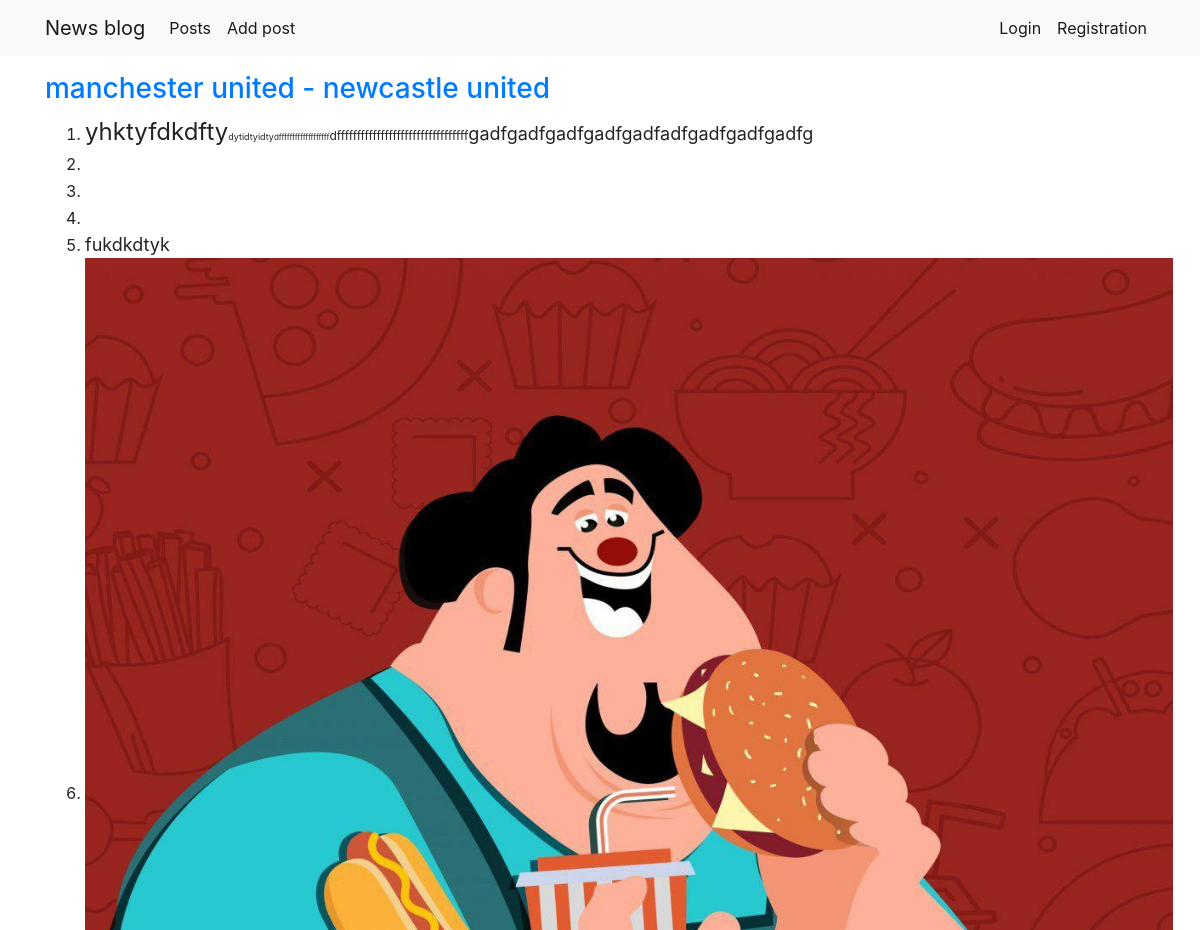
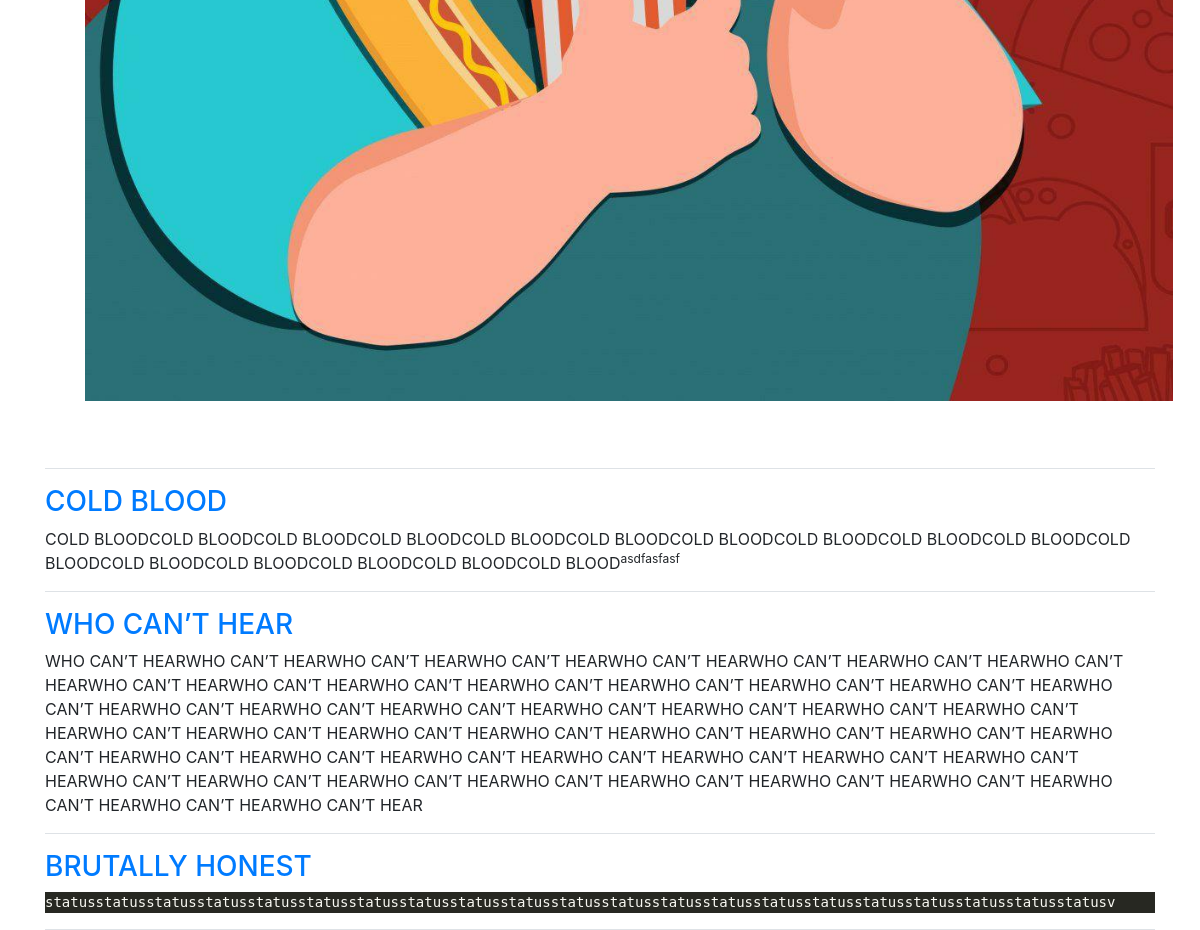
The page / on the database its author committed (2 pictures, top to bottom).
### blog/models.py (models this page shows, shortened)
class Post(models.Model):
    title = models.CharField(max_length=200, unique=True)
    slug = models.SlugField(max_length=200, unique=True, db_index=True)
    author = models.ForeignKey(
        CustomUser, on_delete=models.CASCADE, related_name='blog_posts')
    updated_on = models.DateTimeField(auto_now=True)
    content = models.TextField()
    created_on = models.DateTimeField(auto_now_add=True)
    status = models.IntegerField(choices=STATUS, default=0)
    class Meta:
        ordering = ['-created_on']

### blog/views.py (the view)
# urls.py: path('', views.get_index, name='index'),
def get_index(request):
    posts = Post.objects.filter(status=1).all()
    return render(request, 'blog/index.html', {'posts': posts})

### blog/templates/blog/index.html
{% extends 'base.html' %}
{% load crispy_forms_tags %}
{% block content %}
{% for post in posts %}
<div class="mt-3 border-bottom">
    <a href="{% url 'post' slug=post.slug %}"><h3>{{ post.title }}</h3></a>
{{ post.content|safe }}
</div>
{% endfor %}
{% endblock %}

### templates/base.html (shortened to what this page needs)
<!doctype html>
<html lang="en">
  <head>
    <link rel="stylesheet" href="https://stackpath.bootstrapcdn.com/bootstrap/4.4.1/css/bootstrap.min.css">
  </head>
  <body>
<nav class="navbar navbar-expand-lg navbar-light bg-light">
<div class="container">
  <a class="navbar-brand" href="{% url 'index' %}">News blog</a>
  <div class="collapse navbar-collapse" id="navbarSupportedContent">
    <ul class="navbar-nav mr-auto">
      <li class="nav-item active">
        <a class="nav-link" href="{% url 'index' %}">Posts</a>
      </li>
        <li class="nav-item active">
        <a class="nav-link" href="{% url 'add_post' %}">Add post</a>
      </li>
    </ul>
    <ul class="navbar-nav ml-auto">
        {% if user.is_authenticated %}
        <li class="nav-item active">
        <a class="nav-link" href="{% url 'logout' %}">Logout</a>
      </li>
        {% else %}
      <li class="nav-item active">
        <a class="nav-link" href="{% url 'login' %}">Login</a>
      </li>
      <li class="nav-item active">
        <a class="nav-link" href="{% url 'registration' %}">Registration</a>
      </li>
        {% endif %}
    </ul>
  </div>
</div>
</nav>
  <div class="container">
      {% block content %}
      {% endblock %}
  </div>
  </body>
</html>

### rows shown on the page
Post: title "manchester united - newcastle united", content "yhktyfdkdfty dytidtyidty dfffffffffffffffffff dfffffffffffffffffffffffffffffffff gadfgadfgadfgadfgadfadfgadfgadfgadfg fukdkdtyk", content (picture)
Post: title "COLD BLOOD", content "COLD BLOODCOLD BLOODCOLD BLOODCOLD BLOODCOLD BLOODCOLD BLOODCOLD BLOODCOLD BLOODCOLD BLOODCOLD BLOODCOLD BLOODCOLD BLOODCOLD BLOODCOLD BLOODCOLD BLOODCOLD BLOOD asdfasfasf"
Post: title "WHO CAN’T HEAR", content "WHO CAN’T HEARWHO CAN’T HEARWHO CAN’T HEARWHO CAN’T HEARWHO CAN’T HEARWHO CAN’T HEARWHO CAN’T HEARWHO CAN’T HEARWHO CAN’T HEARWHO CAN’T HEARWHO CAN’T HEARWHO CAN’T HEARWHO CAN’T HEARWHO CAN’T HEARWHO CAN’T HEARWHO CAN’T HEARWHO CAN’T HEARWHO CAN’T HEARWHO CAN’T HEARWHO CAN’T HEARWHO CAN’T HEARWHO CAN’T HEARWHO CAN’T HEARWHO CAN’T HEARWHO CAN’T HEARWHO CAN’T HEARWHO CAN’T HEARWHO CAN’T HEARWHO CAN’T HEARWHO CAN’T HEARWHO CAN’T HEARWHO CAN’T HEARWHO CAN’T HEARWHO CAN’T HEARWHO CAN’T HEARWHO CAN’T HEARWHO CAN’T HEARWHO CAN’T HEARWHO CAN’T HEARWHO CAN’T HEARWHO CAN’T HEARWHO CAN’T HEARWHO CAN’T HEARWHO CAN’T HEARWHO CAN’T HEARWHO CAN’T HEARWHO CAN’T HEARWHO CAN’T HEAR"
Post: title "BRUTALLY HONEST", content "statusstatusstatusstatusstatusstatusstatusstatusstatusstatusstatusstatusstatusstatusstatusstatusstatusstatusstatusstatusstatusv"
